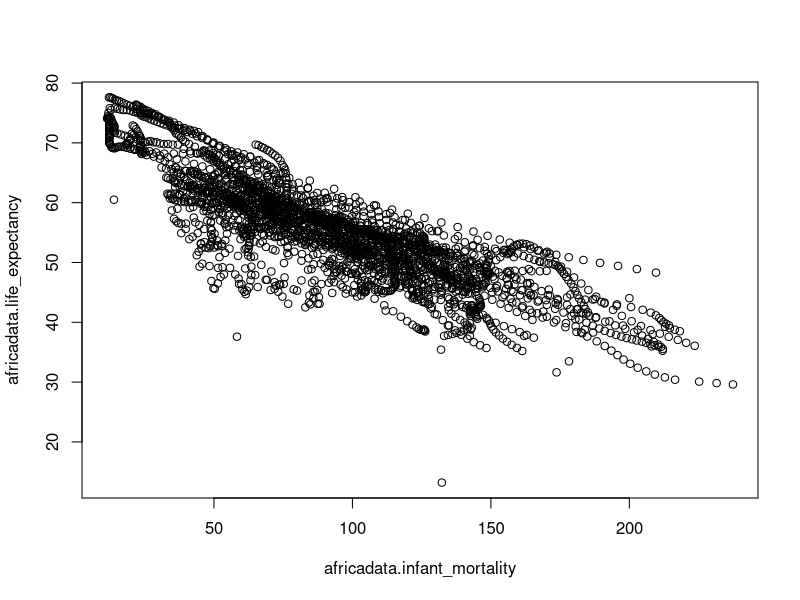
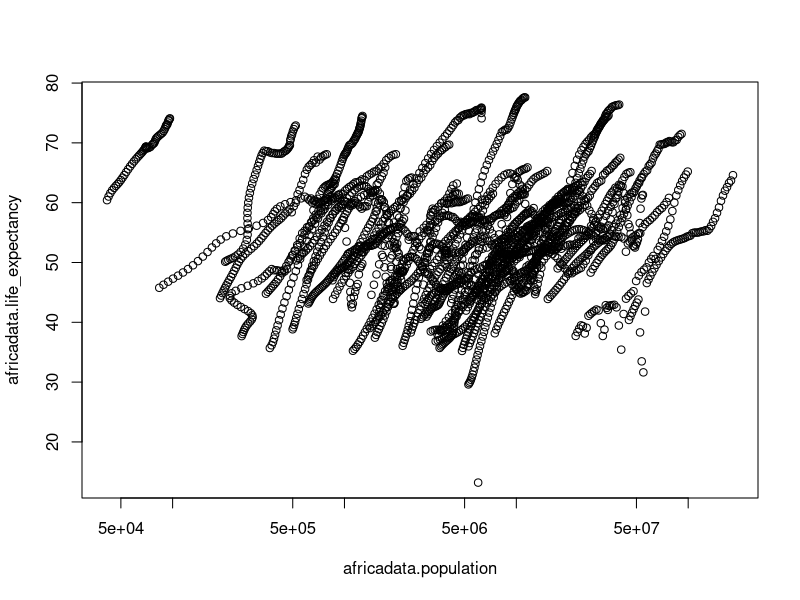
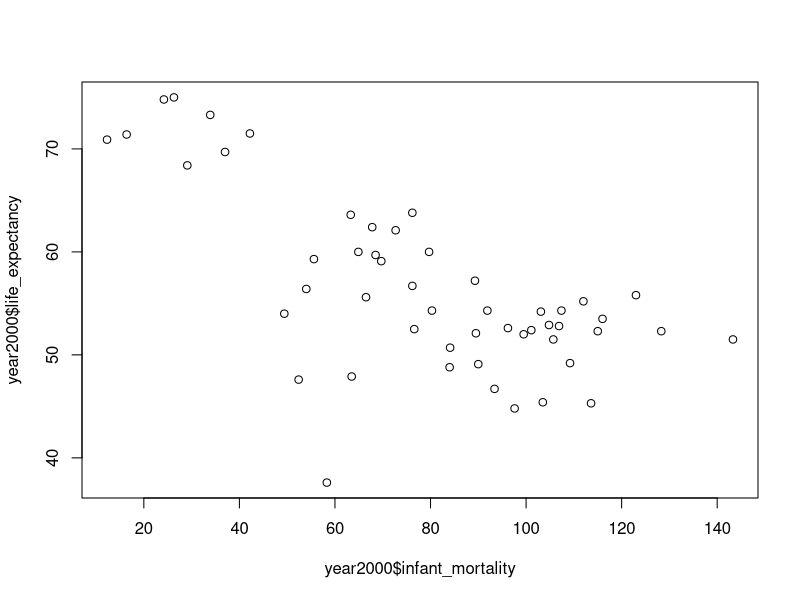
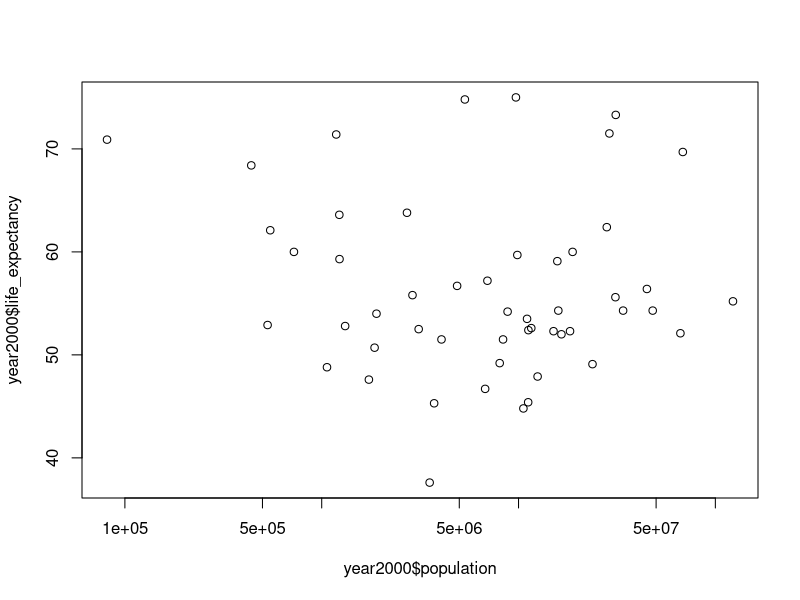
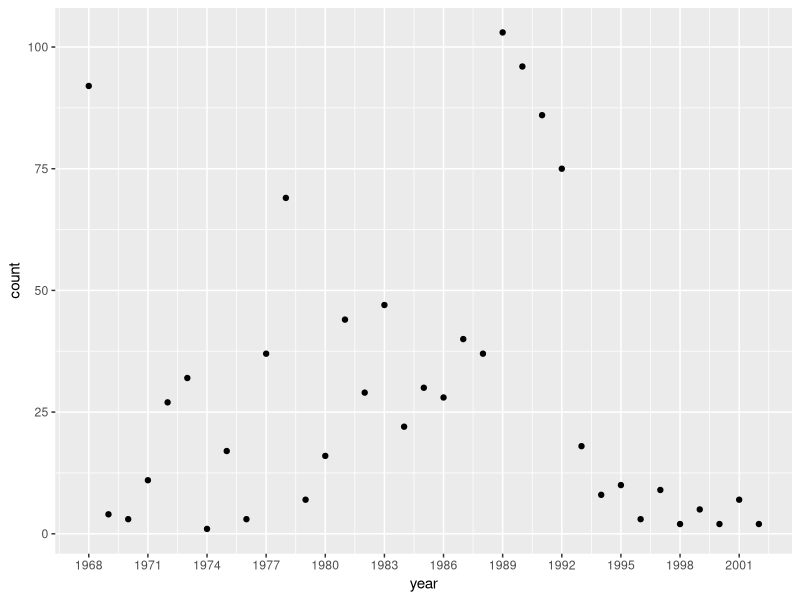

Write the R code that produced these figures, in order.
## ---- chunk 1
library("dslabs")
str(gapminder)
summary(gapminder)
data(gapminder)

africadata <- subset(gapminder, (continent == "Africa"))
#creates a new dataframe from a subset of the old one where the continent is Africa
str(africadata)
#Checks to make sure I have the correct number of observations

inf_LE <- data.frame(africadata$infant_mortality, africadata$life_expectancy)
#creates a new dataframe from these two columns of the africadata dataframe
#this one is for infant mortality and Life expectancy
str(inf_LE)
#This checks to make sure I got it right

pop_LE <- data.frame(africadata$population, africadata$life_expectancy)
#This creates a new dataframe for population and life expectancy data
str(pop_LE)
#This checks that I have everything right

plot(inf_LE)
#plots this dataframe on a scatter plot
#plot(pop_LE$africadata.population, pop_LE$africadata.life_expectancy, log = "x")
#above is one option for generating the other scatter plot
plot(pop_LE, log = "x")
#here is a neater version
#the log function is where you can specify which axis should be in log, in this case population
## ---- chunk 2
year_inf <- data.frame(africadata$year, africadata$infant_mortality)
#this creates a matrix with year and infant mortality
year_inf[is.na(year_inf)] <- "A"
#this line rewrites the dataset, changing all NA's to A
missing <- subset(year_inf, (africadata.infant_mortality == "A"))
#this makes a new dataset with the subset function that pulls out all the years with A as a value
#This didn't work with NA which is why I changed it to A. Not the most elegant solution but it works
str(missing)
#this line is for checking

year2000 <- subset(africadata, (year == "2000"))
#this creates a new data.frame with all the data from the year 2000 from africadata
str(year2000)
#this is for checking

plot(year2000$infant_mortality, year2000$life_expectancy)

plot(year2000$population, year2000$life_expectancy, log = "x")
## ---- chunk 3
fit1 <- lm(year2000$life_expectancy ~ year2000$infant_mortality)
summary(fit1)
fit2 <- lm(year2000$life_expectancy ~ year2000$population)
summary(fit2)
## ---- chunk 4
library(dplyr)
library(ggplot2)
str(us_contagious_diseases)
#str function was used to see how many observations and variables (16065 observations & 6 variables)
summary(us_contagious_diseases)
#summary was used to view the variables and statistical values of the variables. 

GAdata <- us_contagious_diseases %>% filter(state == "Georgia")
#I wanted to only look at Georgia data, so I used the filter function and named it GAdata.
GAmumps <- GAdata %>%filter(disease=="Mumps") %>%select(-weeks_reporting, -population)
#I then wanted to only look at Mumps, so I used the filter function. I also used the select(-) because I just wanted to have the count and year values. 
summary(GAmumps)

ggplot(GAmumps, aes(year,count))+
    geom_point()+
    scale_x_continuous(breaks=seq(1968,2002, by=3))
#I used the ggplot function to set year on the x axis and count on the y axis and the geom_point() function to create a scatter plot. It is seen that there was an upwards trend in cases from until around 1998, a major spike in 1989, and a decrease in the following years. 
model <- glm(count~year, poisson, data=GAmumps)
summary(model)
#I used a generalized linear model to see if there is an association between year and count. After doing research, the poisson distribution was the best fit because this model is counts over time. There is a significant negative correlation of -0.011243 between year and count of Mumps in Georgia. 
